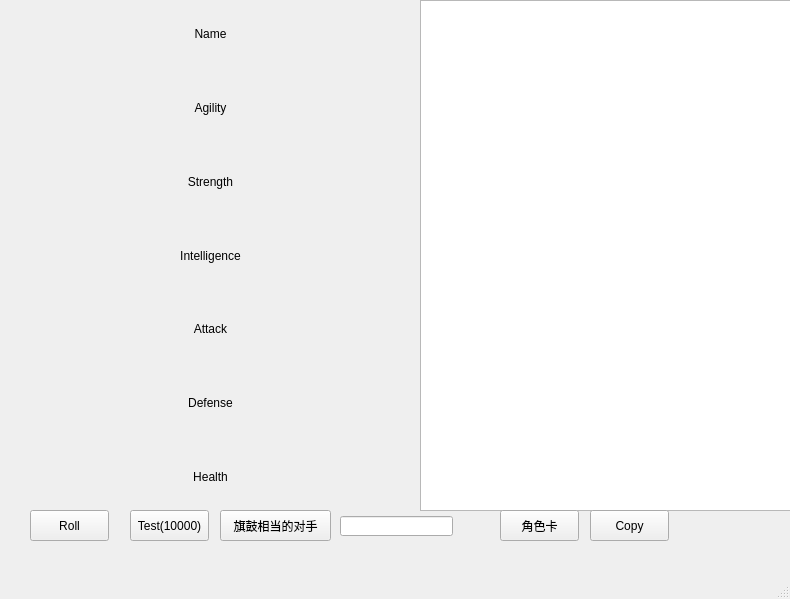
<?xml version="1.0" encoding="UTF-8"?>
<ui version="4.0">
 <class>MainWindow</class>
 <widget class="QMainWindow" name="MainWindow">
  <property name="geometry">
   <rect>
    <x>0</x>
    <y>0</y>
    <width>790</width>
    <height>599</height>
   </rect>
  </property>
  <property name="windowTitle">
   <string>Fight Simulator</string>
  </property>
  <widget class="QWidget" name="centralwidget">
   <widget class="QWidget" name="gridLayoutWidget">
    <property name="geometry">
     <rect>
      <x>0</x>
      <y>0</y>
      <width>421</width>
      <height>511</height>
     </rect>
    </property>
    <layout class="QGridLayout" name="gl_status">
     <item row="6" column="0">
      <widget class="QLabel" name="label_7">
       <property name="text">
        <string>Health</string>
       </property>
       <property name="alignment">
        <set>Qt::AlignmentFlag::AlignCenter</set>
       </property>
      </widget>
     </item>
     <item row="5" column="0">
      <widget class="QLabel" name="label_6">
       <property name="text">
        <string>Defense</string>
       </property>
       <property name="alignment">
        <set>Qt::AlignmentFlag::AlignCenter</set>
       </property>
      </widget>
     </item>
     <item row="1" column="0">
      <widget class="QLabel" name="label_2">
       <property name="text">
        <string>Agility</string>
       </property>
       <property name="alignment">
        <set>Qt::AlignmentFlag::AlignCenter</set>
       </property>
      </widget>
     </item>
     <item row="2" column="0">
      <widget class="QLabel" name="label_3">
       <property name="text">
        <string>Strength</string>
       </property>
       <property name="alignment">
        <set>Qt::AlignmentFlag::AlignCenter</set>
       </property>
      </widget>
     </item>
     <item row="3" column="0">
      <widget class="QLabel" name="label_4">
       <property name="text">
        <string>Intelligence</string>
       </property>
       <property name="alignment">
        <set>Qt::AlignmentFlag::AlignCenter</set>
       </property>
      </widget>
     </item>
     <item row="0" column="0">
      <widget class="QLabel" name="label">
       <property name="text">
        <string>Name</string>
       </property>
       <property name="alignment">
        <set>Qt::AlignmentFlag::AlignCenter</set>
       </property>
      </widget>
     </item>
     <item row="4" column="0">
      <widget class="QLabel" name="label_5">
       <property name="text">
        <string>Attack</string>
       </property>
       <property name="alignment">
        <set>Qt::AlignmentFlag::AlignCenter</set>
       </property>
      </widget>
     </item>
    </layout>
   </widget>
   <widget class="QPushButton" name="pb_roll">
    <property name="geometry">
     <rect>
      <x>30</x>
      <y>510</y>
      <width>79</width>
      <height>31</height>
     </rect>
    </property>
    <property name="text">
     <string>Roll</string>
    </property>
   </widget>
   <widget class="QPlainTextEdit" name="pte_output">
    <property name="geometry">
     <rect>
      <x>420</x>
      <y>0</y>
      <width>371</width>
      <height>511</height>
     </rect>
    </property>
   </widget>
   <widget class="QPushButton" name="pb_test">
    <property name="geometry">
     <rect>
      <x>130</x>
      <y>510</y>
      <width>79</width>
      <height>31</height>
     </rect>
    </property>
    <property name="text">
     <string>Test(10000)</string>
    </property>
   </widget>
   <widget class="QPushButton" name="pb_copy">
    <property name="geometry">
     <rect>
      <x>590</x>
      <y>510</y>
      <width>79</width>
      <height>31</height>
     </rect>
    </property>
    <property name="text">
     <string>Copy</string>
    </property>
   </widget>
   <widget class="QPushButton" name="pb_create_enemy">
    <property name="geometry">
     <rect>
      <x>220</x>
      <y>510</y>
      <width>111</width>
      <height>31</height>
     </rect>
    </property>
    <property name="text">
     <string>旗鼓相当的对手</string>
    </property>
   </widget>
   <widget class="QLineEdit" name="le_target_winrate">
    <property name="geometry">
     <rect>
      <x>340</x>
      <y>516</y>
      <width>113</width>
      <height>20</height>
     </rect>
    </property>
   </widget>
   <widget class="QPushButton" name="pb_character_card">
    <property name="geometry">
     <rect>
      <x>500</x>
      <y>510</y>
      <width>79</width>
      <height>31</height>
     </rect>
    </property>
    <property name="text">
     <string>角色卡</string>
    </property>
   </widget>
  </widget>
  <widget class="QMenuBar" name="menubar">
   <property name="geometry">
    <rect>
     <x>0</x>
     <y>0</y>
     <width>790</width>
     <height>33</height>
    </rect>
   </property>
  </widget>
  <widget class="QStatusBar" name="statusbar"/>
 </widget>
 <resources/>
 <connections/>
</ui>
